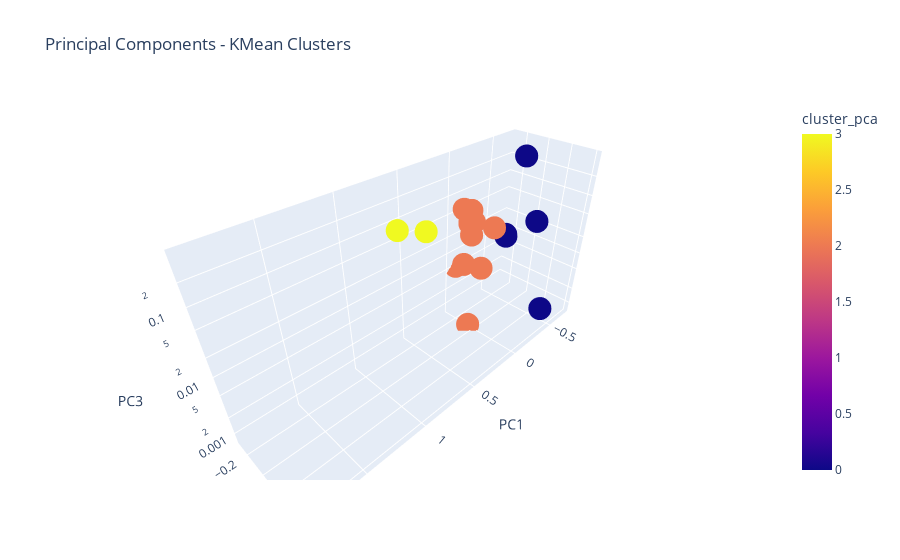

Notebook source saved alongside this figure:
### Code cell
# Three dimentional visualization of clusters with the three principal components
df = data_pca.reset_index()
fig = px.scatter_3d(df, x='PC1', y='PC2', z='PC3' #, size='gdpPercap', 
                    ,color='cluster_pca'
                    ,hover_data=['coin_id'],
                    title='Principal Components - KMean Clusters'
)
fig.update_layout(scene_zaxis_type="log")
fig.show()

### Figure 1 — Plotly figure (JSON) as saved in the notebook; plotly's stock layout.template omitted (floating-point values rounded to 4 significant figures)
{"data": [{"customdata": [[0], [1], [2], [3], [4], [5], [6], [7], [8], [9], [10], [11], [12], [13], [14], [15], [16], [17], [18], [19], [20], [21], [22], [23], [24], [25], [26], [27], [28], [29], [30], [31], [32], [33], [34], [35], [36], [37], [38], [39], [40]], "hovertemplate": "PC1=%{x}<br>PC2=%{y}<br>PC3=%{z}<br>coin_id=%{customdata[0]}<br>cluster_pca=%{marker.color}<extra></extra>", "legendgroup": "", "marker": {"color": [0, 0, 2, 2, 0, 0, 0, 0, 2, 2, 2, 2, 2, 0, 2, 2, 3, 2, 0, 2, 2, 0, 2, 2, 2, 2, 2, 2, 2, 3, 2, 2, 1, 2, 3, 0, 0, 2, 0, 2, 0], "coloraxis": "coloraxis", "symbol": "circle"}, "mode": "markers", "name": "", "scene": "scene", "showlegend": false, "type": "scatter3d", "x": [-0.2065, -0.08989, 0.002783, 0.02418, -0.4964, -0.3616, -0.0559, -0.0692, -0.04469, -0.1608, -0.08463, -0.001469, -0.0452, -0.1545, -0.04897, 0.04339, 0.3732, 0.1114, 0.05937, -0.05652, -0.0851, -0.2086, 0.005695, 0.02598, 0.08982, -0.012, -0.09352, -0.1734, 0.02467, 0.6331, 0.109, 0.0322, 1.869, 0.0398, 0.5534, -0.6982, -0.4239, 0.184, -0.1592, -0.01857, -0.4323], "y": [0.08761, 0.1512, -0.099, -0.09404, 0.3178, 0.1832, 0.4153, 0.2398, 0.09252, -0.06344, -0.3011, -0.1034, -0.1275, 0.3642, -0.004428, 0.1188, -0.1875, -0.04818, 0.3027, -0.1059, -0.1324, 0.08282, -0.1809, -0.05821, -0.08779, -0.1007, -0.007744, -0.2977, 0.1739, -0.1943, 0.02984, -0.038, 0.1737, 0.07473, -0.0286, -0.1436, 0.04305, -0.1823, 0.0319, -0.09858, -0.1978], "z": [0.03045, -0.02204, 0.05109, 0.08594, 0.001096, -0.03916, -0.09819, -0.052, 0.05578, -0.01929, 0.005111, 0.05269, 0.07465, 0.09192, 0.009295, -0.0358, 0.06118, 0.01384, -0.07257, 0.04896, -0.1087, 0.03236, -0.01493, 0.03706, 0.1016, 0.05099, -0.07576, -0.1618, -0.001286, 0.09825, -0.003305, 0.0007791, -0.03228, -0.05667, -0.1424, -0.224, 0.3867, -0.0675, -0.04936, 0.04983, -0.06257]}], "layout": {"coloraxis": {"colorbar": {"title": {"text": "cluster_pca"}}, "colorscale": [[0, "#0d0887"], [0.1111, "#46039f"], [0.2222, "#7201a8"], [0.3333, "#9c179e"], [0.4444, "#bd3786"], [0.5556, "#d8576b"], [0.6667, "#ed7953"], [0.7778, "#fb9f3a"], [0.8889, "#fdca26"], [1, "#f0f921"]]}, "legend": {"tracegroupgap": 0}, "scene": {"domain": {"x": [0, 1], "y": [0, 1]}, "xaxis": {"title": {"text": "PC1"}}, "yaxis": {"title": {"text": "PC2"}}, "zaxis": {"title": {"text": "PC3"}, "type": "log"}}, "title": {"text": "Principal Components - KMean Clusters"}}}
